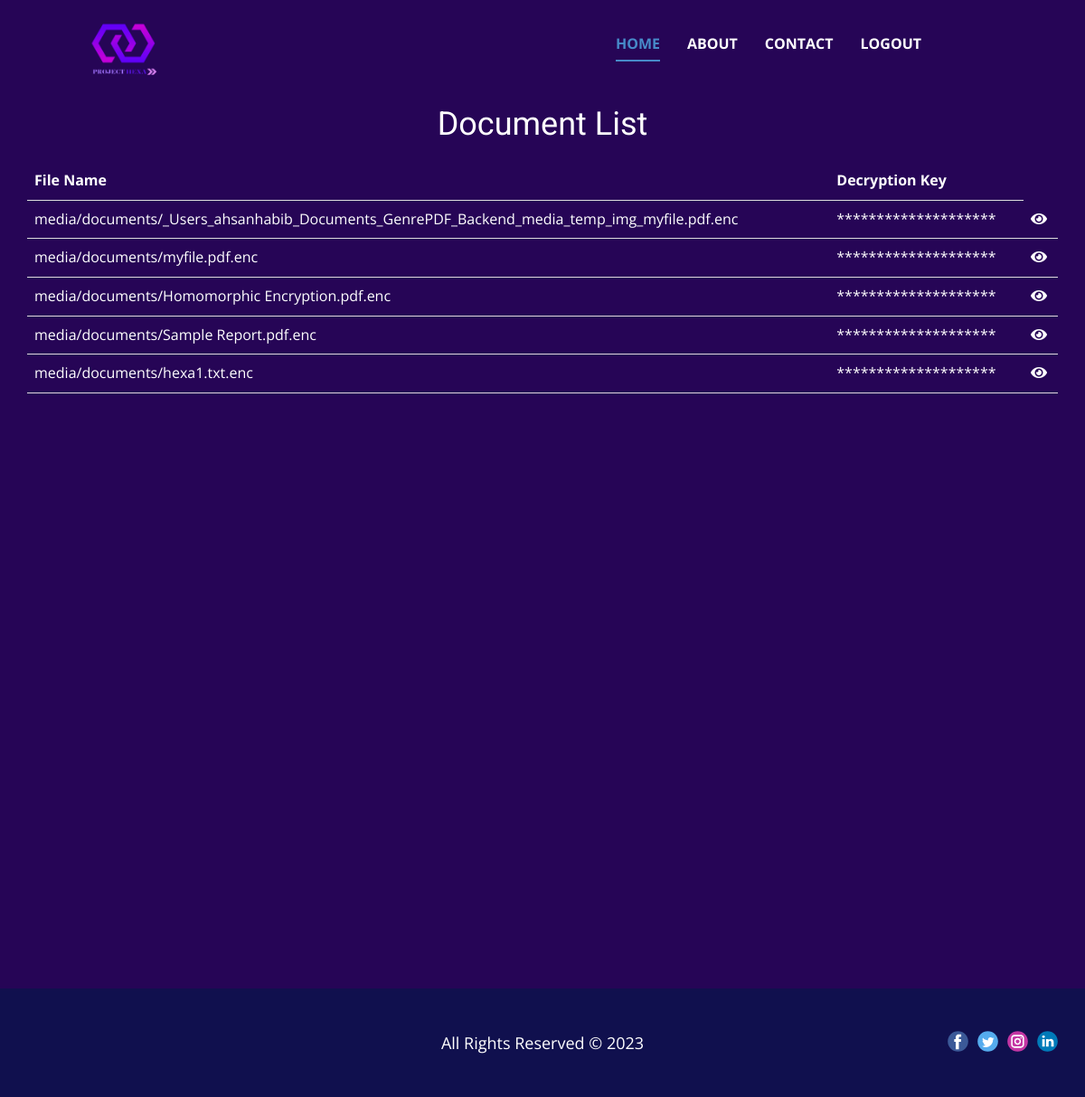
/owner/documentList/ (signed in), run on the app's committed database.
### Owner/models.py (models this page shows, shortened)
class Document(models.Model):
    owner = models.ForeignKey(User, on_delete=models.CASCADE)
    file = models.FileField(upload_to='documents/')
    key = models.CharField(max_length=200,default='')

### Owner/views.py (the view)
# urls.py: path('documentList/', views.document_list),
def document_list(request):
    documents = Document.objects.filter(owner=request.user)
    return render(request, 'document_list.html', {'documents': documents})

### Templates/document_list.html (shortened to what this page needs)
{% load static %}
<!DOCTYPE html>
<html style="font-size: 16px;" lang="en"><head>
    <link rel="stylesheet" type="text/css" href="{% static 'css/OwnerHome.css' %} ">
    <link rel="stylesheet" type="text/css" href="{% static 'css/nicepage.css' %} ">
    <link rel="stylesheet" href="https://cdnjs.cloudflare.com/ajax/libs/font-awesome/5.15.3/css/all.min.css" />
  <meta data-intl-tel-input-cdn-path="intlTelInput/"></head>
  <body class="u-body u-xl-mode" data-lang="en"><header class="u-clearfix u-custom-color-6 u-header u-sticky u-sticky-a762 u-header" id="sec-72a6" data-href="https://nicepage.com"><div class="u-clearfix u-sheet u-sheet-1">
        <a href="{% url 'owner' %}" class="u-hover-feature u-image u-logo u-image-1" data-image-width="500" data-image-height="500" data-animation-name="customAnimationIn" data-animation-duration="1000">
          <img src="{% static 'images/Copy_of_Blockchain_Network_Logo__1_-removebg-preview.png' %}" class="u-logo-image u-logo-image-1">
        </a>
        <nav class="u-menu u-menu-one-level u-offcanvas u-menu-1" data-responsive-from="MD">
          <div class="u-custom-menu u-nav-container">
            <ul class="u-nav u-spacing-30 u-unstyled u-nav-1"><li class="u-nav-item"><a class="u-border-2 u-border-active-palette-1-base u-border-hover-palette-1-base u-border-no-left u-border-no-right u-border-no-top u-button-style u-nav-link u-text-active-palette-1-base u-text-body-alt-color u-text-hover-palette-4-base" href="{% url 'owner' %}" style="padding: 10px 0px;">Home</a>
</li><li class="u-nav-item"><a class="u-border-2 u-border-active-palette-1-base u-border-hover-palette-1-base u-border-no-left u-border-no-right u-border-no-top u-button-style u-nav-link u-text-active-palette-1-base u-text-body-alt-color u-text-hover-palette-4-base" href="{% url 'about' %}" style="padding: 10px 0px;">About</a>
</li><li class="u-nav-item"><a class="u-border-2 u-border-active-palette-1-base u-border-hover-palette-1-base u-border-no-left u-border-no-right u-border-no-top u-button-style u-nav-link u-text-active-palette-1-base u-text-body-alt-color u-text-hover-palette-4-base" href="{% url 'contact' %}" style="padding: 10px 0px;">Contact</a>
</li><li class="u-nav-item"><a class="u-border-2 u-border-active-palette-1-base u-border-hover-palette-1-base u-border-no-left u-border-no-right u-border-no-top u-button-style u-nav-link u-text-active-palette-1-base u-text-body-alt-color u-text-hover-palette-4-base" style="padding: 10px 0px;"  href="{% url 'home' %}">Logout</a>
</li></ul>
          </div>
        </nav>
      </div></header>
    <section class="u-align-center u-clearfix u-custom-color-6 u-section-1" src="" id="sec-d275">
      <div class="u-clearfix u-sheet u-sheet-1">
        <h3>Document List</h3>
        {% if documents %}
            <table>
                <tr>
                    <th>File Name</th>
                    <th>Decryption Key</th>
                </tr>
                {% for document in documents %}
                    <tr>
                        <td>{{ document.file.name }}</td>
                        <td id="star_{{ forloop.counter }}">********************</td>
                        <td><i id="eyeIcon_{{ forloop.counter }}" class="fas fa-eye toggle-icon"></i></td>
                    </tr>
                {% endfor %}
            </table>
        {% else %}
            <p>No documents available.</p>
        {% endif %}
     </div>
    </section>
    <footer class="u-align-center-md u-align-center-sm u-align-center-xs u-clearfix u-custom-color-5 u-footer" id="sec-dd1e"><div class="u-clearfix u-sheet u-sheet-1">
        <div class="u-align-left u-social-icons u-spacing-10 u-social-icons-1">
          <a class="u-social-url" title="facebook" target="_blank" href=""><span class="u-icon u-social-facebook u-social-icon u-icon-1"><svg class="u-svg-link" preserveAspectRatio="xMidYMin slice" viewBox="0 0 112 112" style=""><use xmlns:xlink="http://www.w3.org/1999/xlink" xlink:href="#svg-5e6e"></use></svg></span>
          </a>
          <a class="u-social-url" title="twitter" target="_blank" href=""><span class="u-icon u-social-icon u-social-twitter u-icon-2"><svg class="u-svg-link" preserveAspectRatio="xMidYMin slice" viewBox="0 0 112 112" style=""><use xmlns:xlink="http://www.w3.org/1999/xlink" xlink:href="#svg-84d1"></use></svg></span>
          </a>
          <a class="u-social-url" title="instagram" target="_blank" href=""><span class="u-icon u-social-icon u-social-instagram u-icon-3"><svg class="u-svg-link" preserveAspectRatio="xMidYMin slice" viewBox="0 0 112 112" style=""><use xmlns:xlink="http://www.w3.org/1999/xlink" xlink:href="#svg-bbd5"></use></svg></span>
          </a>
          <a class="u-social-url" title="linkedin" target="_blank" href=""><span class="u-icon u-social-icon u-social-linkedin u-icon-4"><svg class="u-svg-link" preserveAspectRatio="xMidYMin slice" viewBox="0 0 112 112" style=""><use xmlns:xlink="http://www.w3.org/1999/xlink" xlink:href="#svg-51a9"></use></svg></span>
          </a>
        </div>
        <p class="u-align-center-lg u-align-center-md u-align-center-xl u-text u-text-1">All Rights Reserved © 2023</p>
      </div></footer>
</body></html>

### static/css/OwnerHome.css (style rules this page uses)
.u-section-1 { background-image: none; }
.u-section-1 .u-sheet-1 { min-height: 997px; }

### data on the page
Document: file.name "media/documents/_Users_ahsanhabib_Documents_GenrePDF_Backend_media_temp_img_myfile.pdf.enc"
Document: file.name "media/documents/myfile.pdf.enc"
Document: file.name "media/documents/Homomorphic Encryption.pdf.enc"
Document: file.name "media/documents/Sample Report.pdf.enc"
Document: file.name "media/documents/hexa1.txt.enc"
